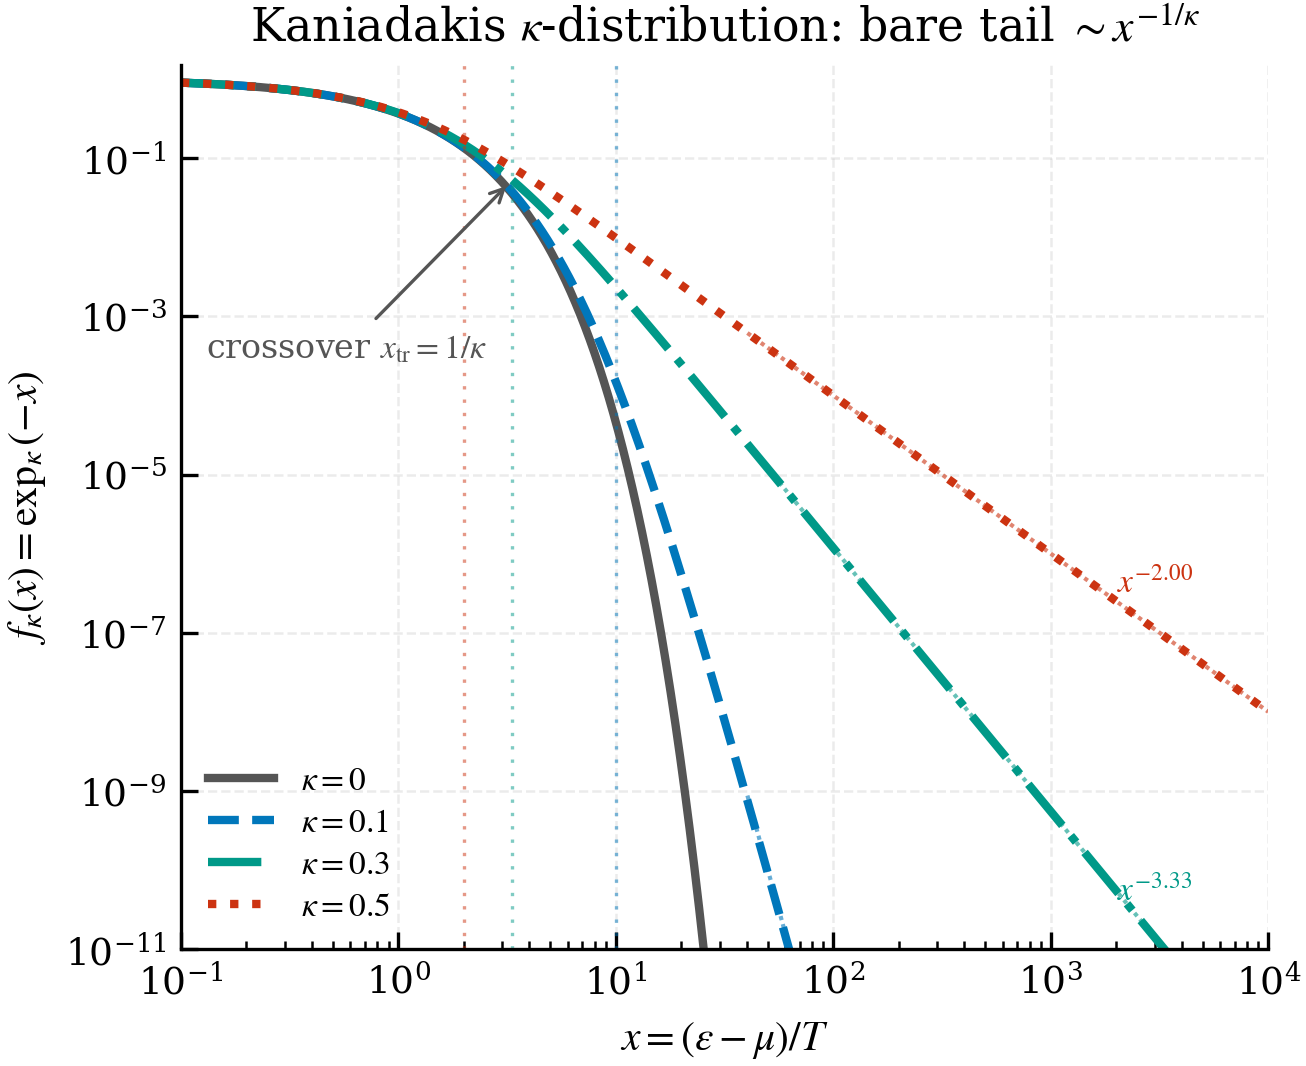

Generate this figure with Python:
# -*- coding: utf-8 -*-
"""
fig04_kaniadakis.py  ->  fig04_kaniadakis.{pdf,png}

WHAT IT SHOWS
-------------
The Kaniadakis kappa-exponential occupation

        f_kappa(x) = exp_kappa(-x)
                   = ( sqrt(1 + kappa^2 x^2) - kappa x )^{1/kappa} ,
        x = (eps - mu) / T ,

for kappa = 0, 0.1, 0.3, 0.5 on a log-log axis.  Each deformed curve follows
the ordinary exponential e^{-x} up to a crossover at x_tr ~ 1/kappa and then
bends into the BARE power-law tail

        f_kappa(x) ~ (2 kappa x)^{-1/kappa} ~ x^{-1/kappa} .

Thin reference lines mark the slope -1/kappa:
        kappa = 0.1 -> -10,   kappa = 0.3 -> -3.33,   kappa = 0.5 -> -2.
Faint vertical dotted lines mark the crossover x_tr = 1/kappa.  The
kappa = 0 curve is the ordinary exponential (no power-law tail).

CONVENTION (see 00_conventions.tex)
-----------------------------------
kappa is DIMENSIONLESS (|kappa| < 1); the argument x = beta(eps - mu) is
itself dimensionless, so the tail index -1/kappa is well defined and
self-consistent (code slope == caption slope).  This is the BARE-occupation
index; the invariant-yield figures use their own measure separately.

Physical parameters (eps <-> x mapping):
        mu = 0,  T = 0.1 GeV,  m = 0  (massless: threshold at x = 0),
so eps = x*T.

PROVENANCE
----------
COMPUTED (pure evaluation of exp_kappa; no data).

Run:  python fig04_kaniadakis.py
"""

from __future__ import annotations

import os
import sys

HERE = os.path.dirname(os.path.abspath(__file__))
CODE_DIR = os.path.dirname(HERE)
if CODE_DIR not in sys.path:
    sys.path.insert(0, CODE_DIR)

import numpy as np  # noqa: E402

import _common as C  # noqa: E402
from _common import apply_style, savefig_dual, exp_k  # noqa: E402


def main():
    plt = apply_style()

    T = 0.1                       # GeV (massless case: eps = x*T)
    mu = 0.0
    m = 0.0
    print(f"params: mu={mu}, T={T} GeV, m={m} (massless), x = eps/T")

    kappas = [0.0, 0.1, 0.3, 0.5]
    styles = ["-", "--", "-.", ":"]
    colors = ["#555555", "#0077BB", "#009988", "#CC3311"]

    x = np.logspace(-1.0, 4.0, 1600)

    fig, ax = plt.subplots(figsize=(4.4, 3.6))

    for kap, ls, col in zip(kappas, styles, colors):
        fk = exp_k(-x, kap)
        ax.plot(x, fk, ls=ls, color=col, lw=2.0,
                label=rf"$\kappa={kap:g}$")
        if kap > 0.0:
            slope = -1.0 / kap
            x0 = 300.0
            ref = exp_k(-x0, kap) * (x / x0) ** slope
            mask = x > 40.0
            ax.plot(x[mask], ref[mask], ls=(0, (1, 1)), color=col,
                    lw=1.0, alpha=0.6)
            # crossover marker x_tr = 1/kappa
            x_tr = 1.0 / kap
            ax.axvline(x_tr, color=col, ls=(0, (1, 3)), lw=0.8, alpha=0.5)
            ax.annotate(rf"$x^{{{slope:.2f}}}$",
                        xy=(3e3, exp_k(-3e3, kap) * 3),
                        color=col, fontsize=8, ha="center")

    ax.annotate(r"crossover $x_{\mathrm{tr}}=1/\kappa$",
                xy=(1.0 / 0.3, exp_k(-1.0 / 0.3, 0.3)),
                xytext=(0.13, 3e-4), fontsize=8, color="#555555",
                arrowprops=dict(arrowstyle="->", color="#555555", lw=0.8))

    ax.set_xscale("log")
    ax.set_yscale("log")
    ax.set_xlim(0.1, 1e4)
    ax.set_ylim(1e-11, 1.5)
    ax.set_xlabel(r"$x = (\varepsilon-\mu)/T$")
    ax.set_ylabel(r"$f_\kappa(x) = \exp_\kappa(-x)$")
    ax.set_title(r"Kaniadakis $\kappa$-distribution: bare tail $\sim x^{-1/\kappa}$")
    ax.grid(True, which="major", alpha=0.25)
    ax.legend(loc="lower left", fontsize=8)

    paths = savefig_dual(fig, "fig04_kaniadakis")
    for p in paths:
        print("wrote", p)

    print("log-log tail slope check (large-x finite difference):")
    for kap in kappas[1:]:
        xa, xb = 1e3, 1e4
        s = (np.log(exp_k(-xb, kap)) - np.log(exp_k(-xa, kap))) / \
            (np.log(xb) - np.log(xa))
        print(f"  kappa={kap:g}: measured {s:.3f}  vs  -1/kappa = "
              f"{-1.0/kap:.3f}")
    plt.close(fig)


if __name__ == "__main__":
    main()
